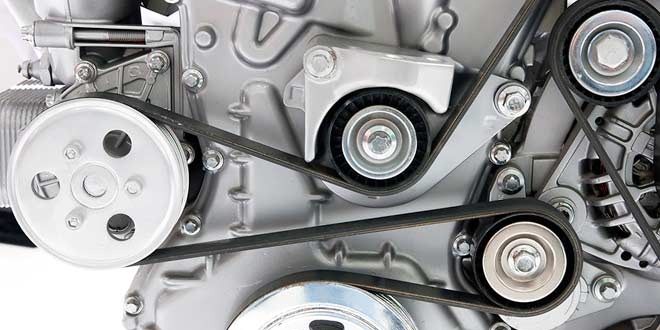
#> input picture imagen.jpg, 660 x 330 px, found by its file name
$ python DetectarCirculos2.py
#> lines starting #> are read from the running program, lines starting #| are printed output that depends on the picture; after the words box and inside, x2 and y2 are one past the last pixel; in counts of white or black regions, pixels touching at a corner belong together
import cv2
import numpy as np

imRuta = r"C:\Users\guillermo.gavotti\Desktop\IA TP3\imagen.jpg"

imagen = cv2.imread(imRuta, cv2.IMREAD_COLOR)
#> imagen is the input picture: shape (330, 660, 3); mean B, G, R 148.9, 148.4, 147.9

imGris = cv2.cvtColor(imagen, cv2.COLOR_BGR2GRAY)# Se convierte la imagen a escala de grises

imLimpia = cv2.GaussianBlur(imGris, (5, 5), 0)# Se reduce el ruido
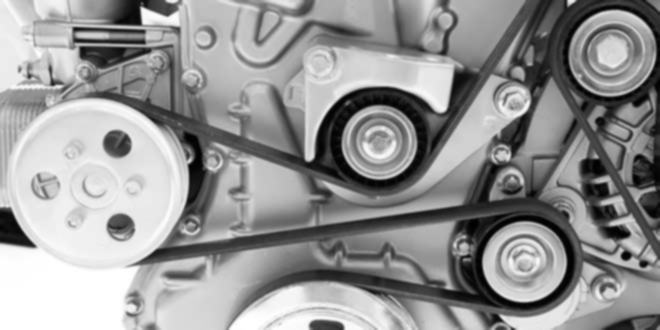
#> imLimpia: shape (330, 660); min 1, max 255, mean 148.3

imCanny = cv2.Canny(imLimpia, 10,10)
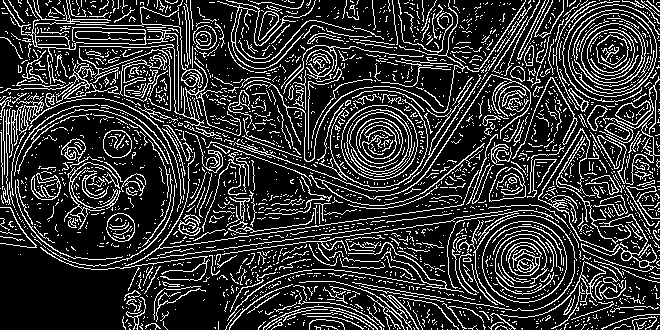
#> imCanny: shape (330, 660); 20.1% white in thin lines or dots

cv2.imshow("Im Canny",imCanny)

circulos = cv2.HoughCircles(imCanny, cv2.HOUGH_GRADIENT, 1, 20,
                           param1=80, param2=30, minRadius=80, maxRadius=85) #Se detecta el circulo que cumple con las caracteristicas buscadas en la imagen canny
#> circulos = [[96.5, 186.5, 84.4]]

if circulos is not None:
    x,y,r = circulos[0][0]
#> x = 96.5; y = 186.5; r = 84.4

    centroRedondeado = (int(round(x)), int(round(y)))
#> centroRedondeado = (96, 186)
    radioRedondeado = (int(round(r)))
#> radioRedondeado = 84

    cv2.circle(imagen,centroRedondeado, radioRedondeado, (0, 500, 0), 3) #Se dibujan los circulos en la imagen original
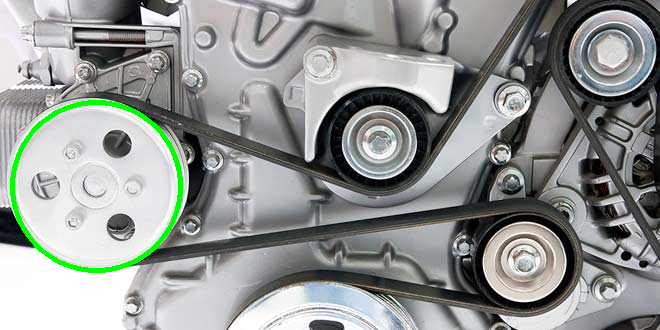
#> imagen: shape (330, 660, 3); 1.18% of pixels changed, all inside (x1, y1, x2, y2) = (10, 100, 183, 273)
    cv2.circle(imagen,centroRedondeado, 1, (0, 0, 500), 3)
#> imagen: shape (330, 660, 3); 0.01% of pixels changed, all inside (x1, y1, x2, y2) = (93, 183, 100, 190)

    cv2.imshow("Círculos ", imagen)
    cv2.waitKey(0)
else:
    print("Error. No se detectó la ranura de ensamble")
